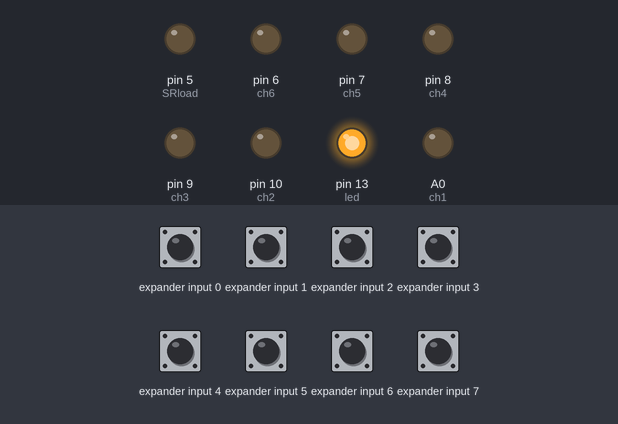
The sketch below on a simulated Arduino Nano, built with avr-gcc and run on an emulated ATmega328P. On the bench: output pins drawn as LEDs (lit = HIGH). Wiring (inferred from the names in the program): input shift register (74HC165): load A1; clock pin 4; serial out pin 2; CE A1. Inputs (shaded band) come from the test bench; at power-on: expander input 0–7 HIGH. Pins used as bus, display or sensor lines are not drawn.

Above: at 0.01 s.
At 0.71 s:
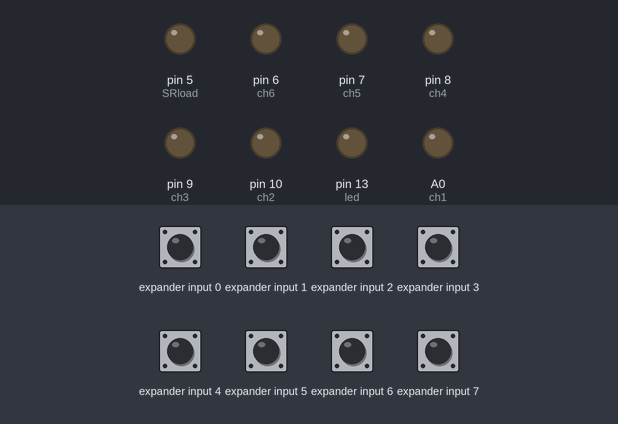
At 1.3 s:
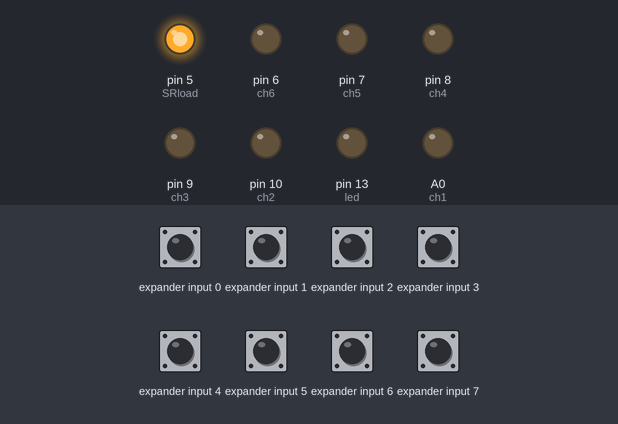
At 3.4 s:
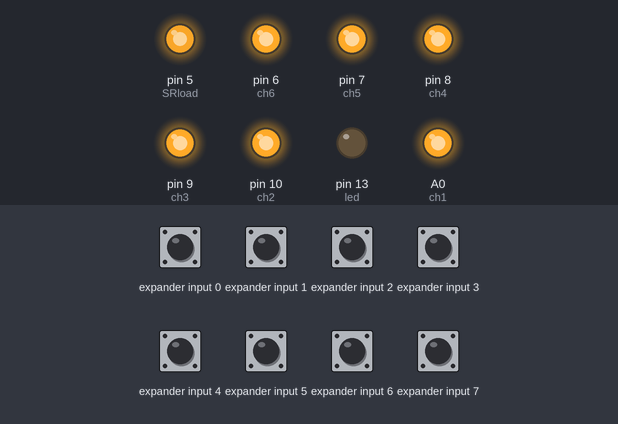
Timing chart, 0 to 4.9 s (numbered marks = the images above):
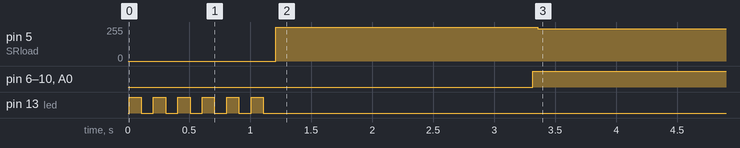

The sketch:

SyncSix_LiveControl.ino
```cpp
//SyncSix Live Controll Arduino Sketch. This sketch allows you to manualy manipulate the outputs of a SyncSix controller using the buttons.
//The channel will be turned on while its coresponding button is pressed. You can invert the channel by holding SHIFT and pressing the desired channel button.
//The playback audio track (first track) can be triggered by pressing the TRIG button.

#include <SoftwareSerial.h>

#define SRload 5          //define pin connections
#define SRdatain 2
#define SRclock 4
#define SRclocken A1
#define ch1 A0
#define ch2 10
#define ch3 9
#define ch4 8
#define ch5 7
#define ch6 6
#define led 13
#define utrig A2
#define uecho A3
#define pot A7
#define busy A6
#define tx 11
#define rx 12

SoftwareSerial DFSoftwareSerial(rx, tx);                                            // RX, TX of MP3 player
const byte playMP31[] = {0x7E, 0xFF, 0x06, 0x03, 0x00, 0x00, 0x01, 0xEF};           //message to send to MP3 player to play track 1
const byte playMP32[] = {0x7E, 0xFF, 0x06, 0x03, 0x00, 0x00, 0x02, 0xEF};           //message to send to MP3 player to play track 2

bool ch1state;    //global vars to store input states
bool ch2state;
bool ch3state;
bool ch4state;
bool ch5state;
bool ch6state;
bool shiftstate;
bool trigstate;
bool sonicstate;

bool ch1inv = LOW;    //vars to store if channel has been iverted
bool ch2inv = LOW;
bool ch3inv = LOW;
bool ch4inv = LOW;
bool ch5inv = LOW;
bool ch6inv = LOW;


void setup() {
  pinMode(led, OUTPUT);  digitalWrite(led, LOW);      //setup LED
  pinMode(pot, INPUT);                                //setup potentiometer
  pinMode(busy, INPUT);                               //setup MP3 player feedback pin


  pinMode(ch1, OUTPUT); digitalWrite(ch1, LOW);       //setup output channel pins and set all to LOW
  pinMode(ch2, OUTPUT); digitalWrite(ch2, LOW);
  pinMode(ch3, OUTPUT); digitalWrite(ch3, LOW);
  pinMode(ch4, OUTPUT); digitalWrite(ch4, LOW);
  pinMode(ch5, OUTPUT); digitalWrite(ch5, LOW);
  pinMode(ch6, OUTPUT); digitalWrite(ch6, LOW);

  pinMode(SRload, OUTPUT);                            //setup input shift register pins
  pinMode(SRclocken, OUTPUT);
  pinMode(SRclock, OUTPUT);
  pinMode(SRdatain, INPUT);


  DFSoftwareSerial.begin(9600);                       //begin serial connection to MP3 player
  byte MP3setvol[] = {0x7E, 0xFF, 0x06, 0x06, 0x00, 0x00, 30, 0xEF};     //read stored volume level
  DFSoftwareSerial.write(MP3setvol, 8);                //set volume of MP3 player

  digitalWrite(led, HIGH); delay(100); digitalWrite(led, LOW); delay(100); digitalWrite(led, HIGH); delay(100); digitalWrite(led, LOW); delay(100); digitalWrite(led, HIGH); delay(100); digitalWrite(led, LOW); delay(100); digitalWrite(led, HIGH); delay(100); digitalWrite(led, LOW); delay(100); digitalWrite(led, HIGH); delay(100); digitalWrite(led, LOW); delay(100); digitalWrite(led, HIGH); delay(100); digitalWrite(led, LOW); delay(100); //blink six times for startup confirmation
}


void loop() {
  inputCheck();   //refresh the inputs

  if (trigstate) {            //if triggered, play audio file
    playMP3(1);  //play first audio file
    delay(300);
  }

  if (ch1state && shiftstate) { //if channel invert button is pressed
    ch1inv = !ch1inv;         //set/reset invert flag
    delay(300);
  }
  if (ch2state && shiftstate) {
    ch2inv = !ch2inv;
    delay(300);
  }
  if (ch3state && shiftstate) {
    ch3inv = !ch3inv;
    delay(300);
  }
  if (ch4state && shiftstate) {
    ch4inv = !ch4inv;
    delay(300);
  }
  if (ch5state && shiftstate) {
    ch5inv = !ch5inv;
    delay(300);
  }
  if (ch6state && shiftstate) {
    ch6inv = !ch6inv;
    delay(300);
  }


  if (ch1inv) {           //if channel invert is set
    ch1state = !ch1state;   //invert the button state
  }
  if (ch2inv) {
    ch2state = !ch2state;
  }
  if (ch3inv) {
    ch3state = !ch3state;
  }
  if (ch4inv) {
    ch4state = !ch4state;
  }
  if (ch5inv) {
    ch5state = !ch5state;
  }
  if (ch6inv) {
    ch6state = !ch6state;
  }


   byte chanStates = 0; chanStates|=ch1state<<0; chanStates|=ch2state<<1; chanStates|=ch3state<<2; chanStates|=ch4state<<3; chanStates|=ch5state<<4; chanStates|=ch6state<<5;    //convert input states to byte representation
   updateCh(chanStates);    //update channel outputs
}


void updateCh(byte states) {            //updates output channels
  if (bitRead(states, 5) == 1) {digitalWrite(ch6, HIGH);}
  else {digitalWrite(ch6, LOW);}

  if (bitRead(states, 4) == 1) {digitalWrite(ch5, HIGH);}
  else {digitalWrite(ch5, LOW);}

  if (bitRead(states, 3) == 1) {digitalWrite(ch4, HIGH);}
  else {digitalWrite(ch4, LOW);}

  if (bitRead(states, 2) == 1) {digitalWrite(ch3, HIGH);}
  else {digitalWrite(ch3, LOW);}

  if (bitRead(states, 1) == 1) {digitalWrite(ch2, HIGH);}
  else {digitalWrite(ch2, LOW);}

  if (bitRead(states, 0) == 1) {digitalWrite(ch1, HIGH);}
  else {digitalWrite(ch1, LOW);}
}


void playMP3(unsigned int track) {        //plays MP3 tracks
  switch (track) {
    case 1:
          DFSoftwareSerial.write(playMP31, 8);      //send code to play 1st MP3
          break;
    case 2:
          DFSoftwareSerial.write(playMP32, 8);      //send code to play 2nd MP3
          break;
  }
}


void inputCheck() {         //refreshes input button states and trig
  digitalWrite(SRload, LOW);  // Write pulse to load pin of 74HC165 shift register
  delayMicroseconds(5);
  digitalWrite(SRload, HIGH);
  delayMicroseconds(5);

  digitalWrite(SRclock, HIGH);  // Get data from 74HC165 shift register
  digitalWrite(SRclocken, LOW);
  byte incoming = shiftIn(SRdatain, SRclock, LSBFIRST);     //recieve incoming byte from shift register
  digitalWrite(SRclocken, HIGH);

  if (!(incoming & 0x80 )) {            //set channel states based on input buttons
    ch1state = HIGH;
  } else ch1state = LOW;

  if (!(incoming &  0x40 )) {
    ch2state = HIGH;
  } else ch2state = LOW;

  if (!(incoming &  0x20 )) {
    ch3state = HIGH;
  } else ch3state = LOW;

  if (!(incoming &  0x10 )) {
    ch4state = HIGH;
  } else ch4state = LOW;

  if (!(incoming &  0x8 )) {
    ch5state = HIGH;
  } else ch5state = LOW;

  if (!(incoming &  0x4 )) {
    ch6state = HIGH;
  } else ch6state = LOW;

  if (!(incoming &  0x2 )) {
    shiftstate = HIGH;
  } else shiftstate = LOW;

  if (!(incoming &  0x1 )) {
    trigstate = HIGH;
  } else trigstate = LOW;

}
```

Measured:
- by itself, pin 5 (SRload): 0/255 → 255/255 at 1.2 s, → 241/255 2.1 s later
- by itself, pin 6 (ch6), pin 7 (ch5), pin 8 (ch4), pin 9 (ch3), pin 10 (ch2), A0 (ch1): LOW → HIGH at 3.3 s
